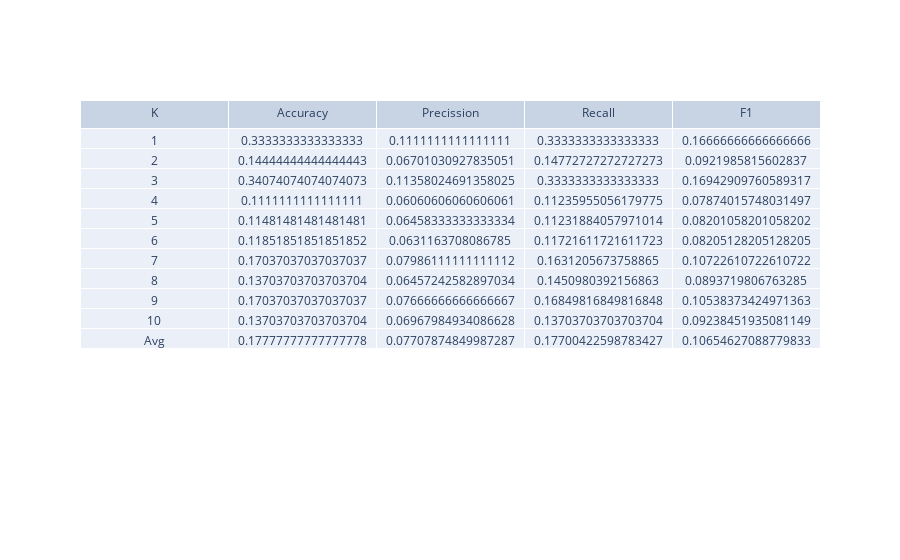

The code cell stored with this chart in its notebook:
### Code cell
fig = go.Figure(data=[go.Table(
    header=dict(
        values=['K','Accuracy','Precission','Recall','F1']
    ),
    cells=dict(
        values=[MKNN_arr[0],MKNN_arr[1],MKNN_arr[2],MKNN_arr[3],MKNN_arr[4]])
    )
])
fig.show()

### Figure 1 — Plotly figure (JSON) as saved in the notebook; plotly's stock layout.template omitted (floating-point values rounded to 4 significant figures)
{"data": [{"cells": {"values": [[1, 2, 3, 4, 5, 6, 7, 8, 9, 10, "Avg"], [0.3333, 0.1444, 0.3407, 0.1111, 0.1148, 0.1185, 0.1704, 0.137, 0.1704, 0.137, 0.1778], [0.1111, 0.06701, 0.1136, 0.06061, 0.06458, 0.06312, 0.07986, 0.06457, 0.07667, 0.06968, 0.07708], [0.3333, 0.1477, 0.3333, 0.1124, 0.1123, 0.1172, 0.1631, 0.1451, 0.1685, 0.137, 0.177], [0.1667, 0.0922, 0.1694, 0.07874, 0.08201, 0.08205, 0.1072, 0.08937, 0.1054, 0.09238, 0.1065]]}, "header": {"values": ["K", "Accuracy", "Precission", "Recall", "F1"]}, "type": "table"}], "layout": {}}
